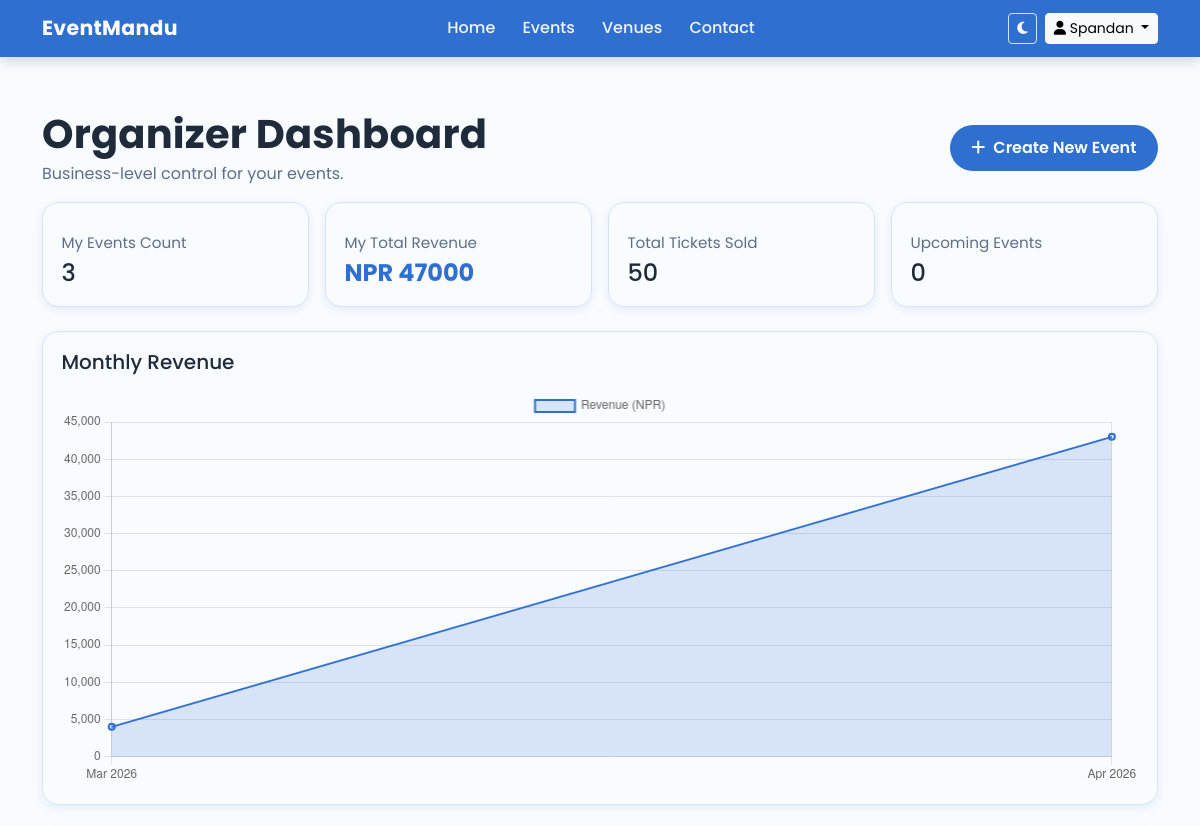
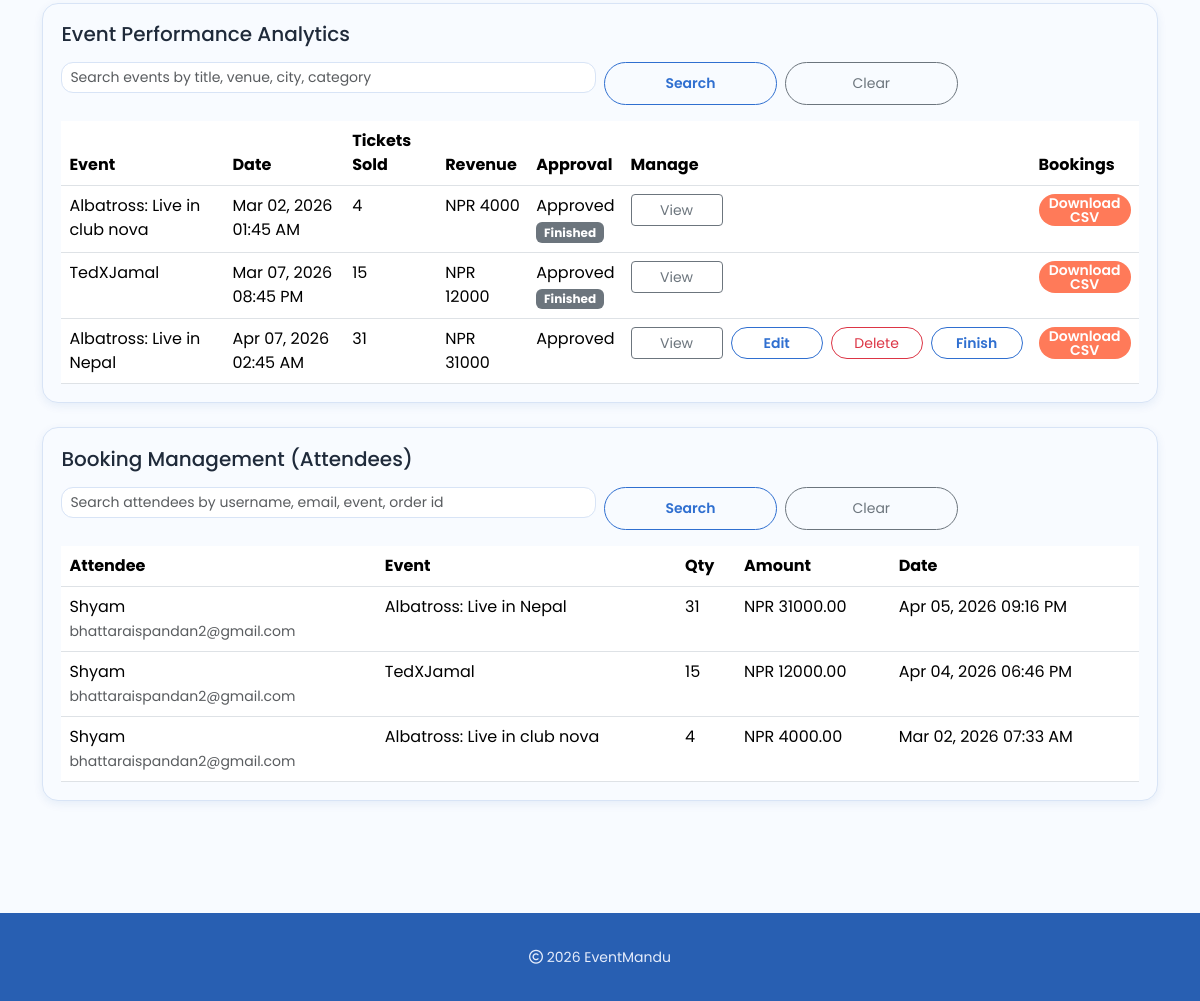
/dashboard/organizer/ (signed in), run on an earlier commit of the app's database (2 pictures, top to bottom).
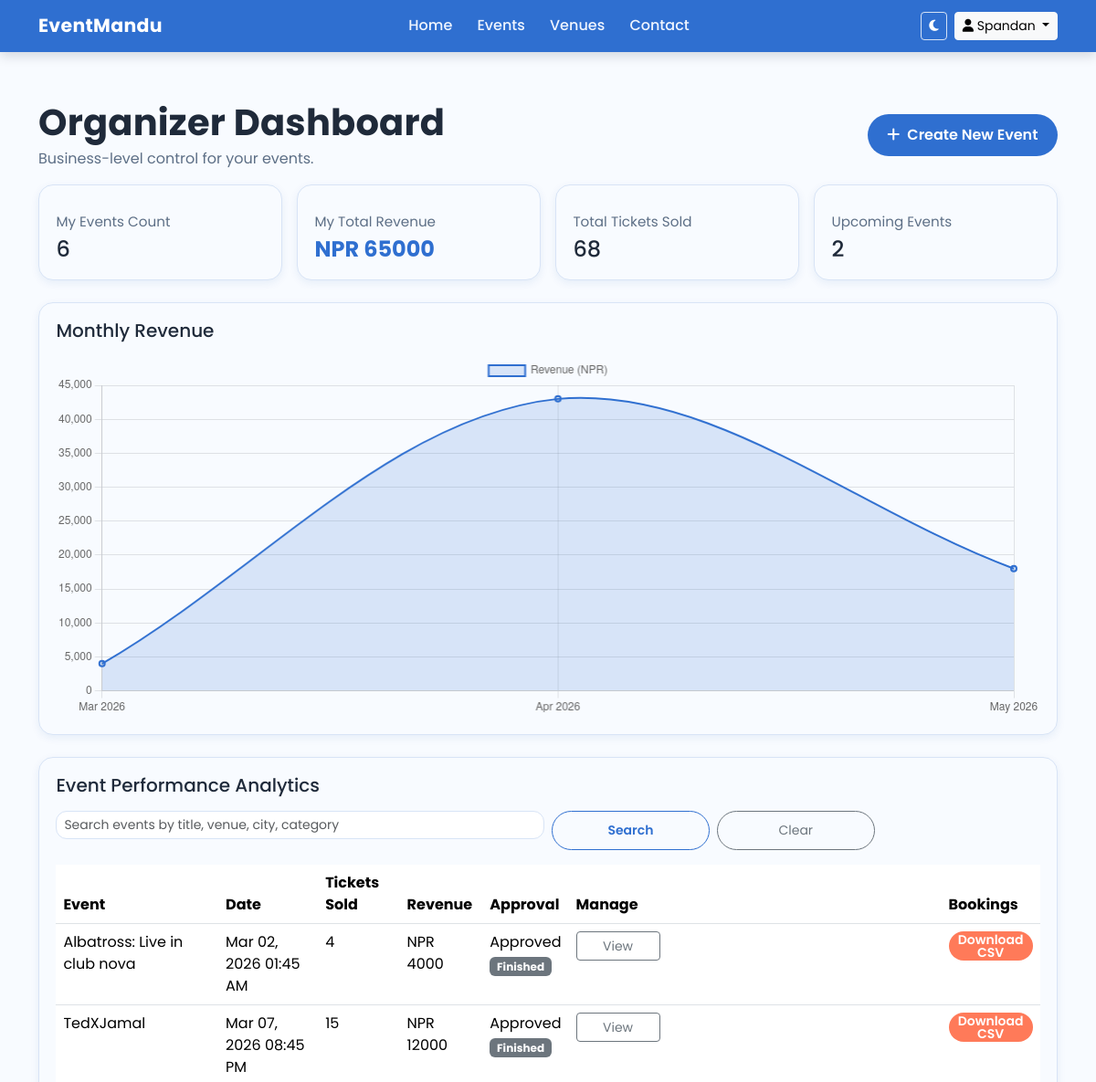
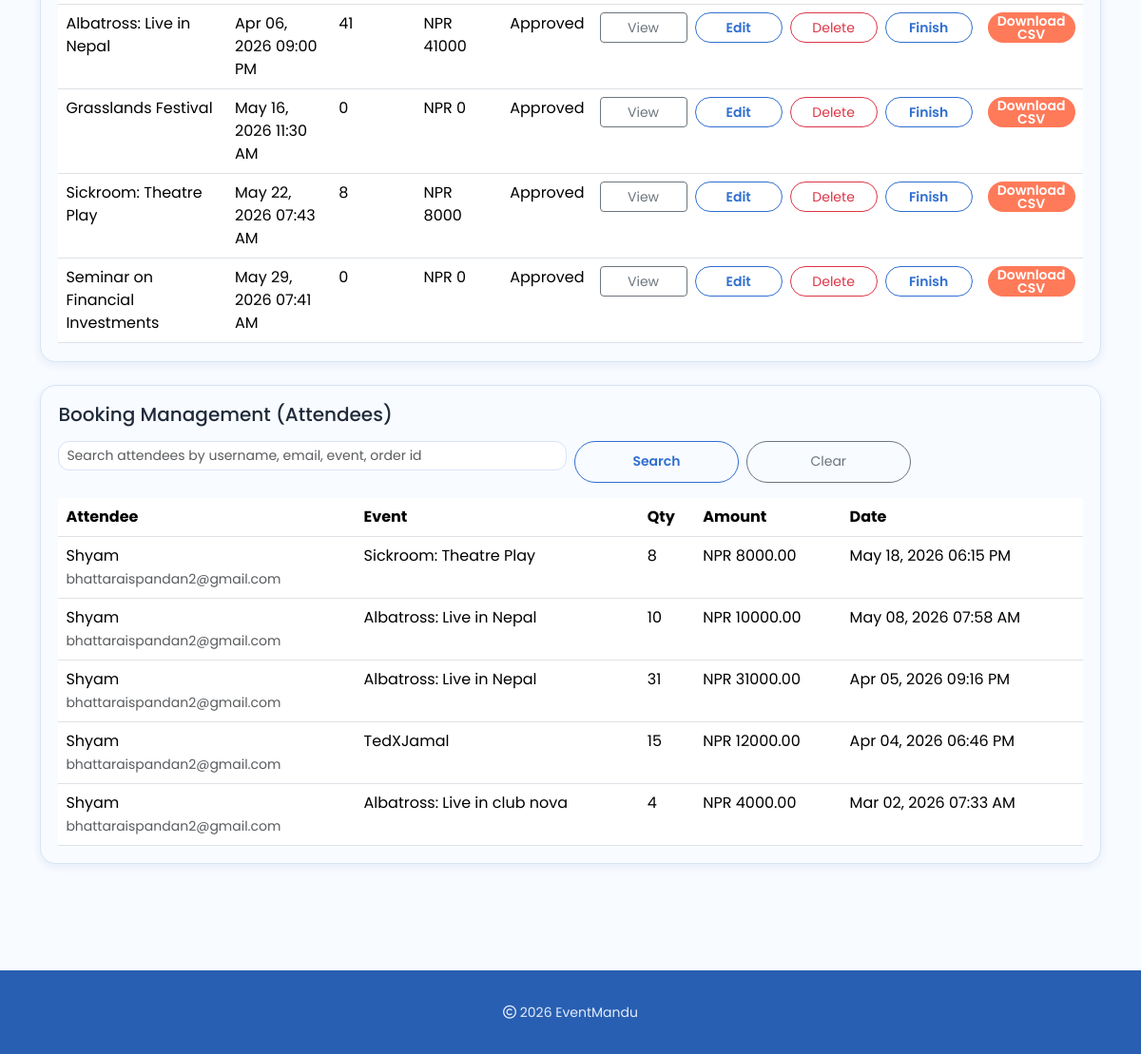
And on a later commit of the database (2 pictures, top to bottom).
### events/models.py (models this page shows, shortened)
class Event(models.Model):
    APPROVAL_PENDING = "pending"
    APPROVAL_APPROVED = "approved"
    APPROVAL_REJECTED = "rejected"
    APPROVAL_CHOICES = [
        (APPROVAL_PENDING, "Pending"),
        (APPROVAL_APPROVED, "Approved"),
        (APPROVAL_REJECTED, "Rejected"),
    ]
    title = models.CharField(max_length=200)
    description = models.TextField()
    organizer = models.ForeignKey(
        settings.AUTH_USER_MODEL,
        on_delete=models.SET_NULL,
        null=True,
        blank=True,
        related_name="organized_events",
    )
    venue = models.ForeignKey(Venue, on_delete=models.CASCADE)
    category = models.ForeignKey(Category, on_delete=models.CASCADE, null=True)
    start_date = models.DateTimeField()
    end_date = models.DateTimeField()
    price = models.DecimalField(max_digits=8, decimal_places=2)
    popularity = models.IntegerField(
        default=1,
        validators=[MinValueValidator(1), MaxValueValidator(5)],
    )  # 1-5 scale
    is_active = models.BooleanField(default=True)
    approval_status = models.CharField(
        max_length=20,
        choices=APPROVAL_CHOICES,
        default=APPROVAL_PENDING,
        db_index=True,
    )
    approved_by = models.ForeignKey(
        settings.AUTH_USER_MODEL,
        on_delete=models.SET_NULL,
        null=True,
        blank=True,
        related_name="approved_events",
    )
    approved_at = models.DateTimeField(null=True, blank=True)
    is_finished = models.BooleanField(default=False, db_index=True)
    finished_at = models.DateTimeField(null=True, blank=True)
    finished_by = models.ForeignKey(
        settings.AUTH_USER_MODEL,
        on_delete=models.SET_NULL,
        null=True,
        blank=True,
        related_name="finished_events",
    )
    image = models.ImageField(upload_to="events/", null=True, blank=True)
    class Meta:
        constraints = [
            models.CheckConstraint(
                condition=models.Q(popularity__gte=1, popularity__lte=5),
                name="event_popularity_1_5",
            )
        ]

class TicketPurchase(models.Model):
    STATUS_INITIATED = "initiated"
    STATUS_COMPLETED = "completed"
    STATUS_CANCELED = "canceled"
    STATUS_FAILED = "failed"
    STATUS_CHOICES = [
        (STATUS_INITIATED, "Initiated"),
        (STATUS_COMPLETED, "Completed"),
        (STATUS_CANCELED, "Canceled"),
        (STATUS_FAILED, "Failed"),
    ]
    user = models.ForeignKey("auth.User", on_delete=models.CASCADE, related_name="ticket_purchases")
    event = models.ForeignKey(Event, on_delete=models.CASCADE, related_name="ticket_purchases")
    quantity = models.PositiveIntegerField()
    total_amount = models.DecimalField(max_digits=10, decimal_places=2)
    status = models.CharField(max_length=20, choices=STATUS_CHOICES, default=STATUS_INITIATED)
    khalti_pidx = models.CharField(max_length=120, blank=True, null=True, db_index=True)
    khalti_txn_id = models.CharField(max_length=120, blank=True, null=True)
    purchase_order_id = models.CharField(max_length=120, unique=True)
    reservation_expires_at = models.DateTimeField(null=True, blank=True, db_index=True)
    created_at = models.DateTimeField(auto_now_add=True)

### events/views.py (the view, shortened to what this page needs)
# urls.py: path('dashboard/organizer/', views.organizer_dashboard, name='organizer_dashboard'),
@login_required
@role_required(UserRole.ROLE_ADMIN, UserRole.ROLE_ORGANIZER)
def organizer_dashboard(request):
    now = timezone.now()
    today = now.date()
    week_start = today - timedelta(days=6)
    base_events = Event.objects.select_related("venue", "category", "organizer")
    if get_user_role(request.user) != UserRole.ROLE_ADMIN:
        base_events = base_events.filter(organizer=request.user)
    purchases = TicketPurchase.objects.filter(
        status=TicketPurchase.STATUS_COMPLETED,
        event__in=base_events,
    )
    today_sales = purchases.filter(created_at__date=today).aggregate(total=Sum("total_amount")).get("total") or Decimal("0.00")
    weekly_sales = (
        purchases.filter(created_at__date__gte=week_start)
        .aggregate(total=Sum("total_amount"))
        .get("total")
        or Decimal("0.00")
    )
    my_events_count = base_events.count()
    my_total_revenue = purchases.aggregate(total=Sum("total_amount")).get("total") or Decimal("0.00")
    total_tickets_sold = purchases.aggregate(total=Sum("quantity")).get("total") or 0
    upcoming_events_count = base_events.filter(start_date__gte=now, is_active=True, is_finished=False).count()
    event_rows = (
        base_events.annotate(
            sold_tickets=Coalesce(
                Sum(
                    "ticket_purchases__quantity",
                    filter=Q(ticket_purchases__status=TicketPurchase.STATUS_COMPLETED),
                ),
                Value(0, output_field=IntegerField()),
            ),
            revenue=Coalesce(
                Sum(
                    "ticket_purchases__total_amount",
                    filter=Q(ticket_purchases__status=TicketPurchase.STATUS_COMPLETED),
                ),
                Value(
                    Decimal("0.00"),
                    output_field=DecimalField(max_digits=10, decimal_places=2),
                ),
            ),
        )
        .order_by("start_date")
    )
    event_query = request.GET.get("event_q", "").strip()
    event_paginator = Paginator(event_rows, 8)
    event_page_obj = event_paginator.get_page(request.GET.get("event_page"))
    monthly_raw = (
        purchases.annotate(month=TruncMonth("created_at"))
        .values("month")
        .annotate(total=Sum("total_amount"))
        .order_by("month")
    )
    monthly_labels = [row["month"].strftime("%b %Y") for row in monthly_raw if row.get("month")]
    monthly_revenue = [float(row["total"] or 0) for row in monthly_raw]
    attendee_rows = purchases.select_related("event", "user").order_by("-created_at")
    attendee_query = request.GET.get("attendee_q", "").strip()
    attendee_paginator = Paginator(attendee_rows, 12)
    attendee_page_obj = attendee_paginator.get_page(request.GET.get("attendee_page"))
    return render(
        request,
        "organizer_dashboard.html",
        {
            "events": event_page_obj,
            "my_events_count": my_events_count,
            "my_total_revenue": my_total_revenue,
            "today_sales": today_sales,
            "weekly_sales": weekly_sales,
            "total_tickets_sold": total_tickets_sold,
            "upcoming_events_count": upcoming_events_count,
            "monthly_labels": monthly_labels,
            "monthly_revenue": monthly_revenue,
            "monthly_labels_json": json.dumps(monthly_labels),
            "monthly_revenue_json": json.dumps(monthly_revenue),
            "attendees": attendee_page_obj,
            "event_q": event_query,
            "attendee_q": attendee_query,
        },
    )

### events/context_processors.py (called while the page is built)
def user_role(request):
    role = None
    if request.user.is_authenticated:
        role = get_user_role(request.user)
    return {"user_role": role}

### events/roles.py (called while the page is built)
def get_user_role(user):
    if not user.is_authenticated:
        return None
    if user.is_superuser:
        return UserRole.ROLE_ADMIN
    role_profile, _ = UserRole.objects.get_or_create(user=user)
    return role_profile.role

def has_any_role(user, *roles):
    role = get_user_role(user)
    return role in set(roles)

def role_required(*allowed_roles):
    def decorator(view_func):
        @wraps(view_func)
        def wrapped(request, *args, **kwargs):
            if not request.user.is_authenticated:
                return redirect("login")
            if not has_any_role(request.user, *allowed_roles):
                messages.error(request, "You do not have permission to access this page.")
                return redirect("home")
            return view_func(request, *args, **kwargs)
        return wrapped
    return decorator

### templates/organizer_dashboard.html (shortened to what the changed rows need)
{% load static %}
<!doctype html>
<html lang="en" data-bs-theme="light">
  <head>
    <link
      href="https://cdn.jsdelivr.net/npm/bootstrap@5.3.2/dist/css/bootstrap.min.css"
      rel="stylesheet"
    />
    <link
      rel="stylesheet"
      href="https://cdnjs.cloudflare.com/ajax/libs/font-awesome/6.5.2/css/all.min.css"
    />
    <link rel="stylesheet" href="{% static 'css/style.css' %}?v=20260228a" />
  </head>
  <body class="d-flex flex-column min-vh-100">
    <main class="section-space pt-4 flex-grow-1">
      <div class="container">
        <div class="d-flex justify-content-between align-items-center mb-3">
          <div>
            <h1 class="section-title mb-1">Organizer Dashboard</h1>
          </div>
        </div>
        <section class="row g-3 mb-4">
          <div class="col-lg-3 col-md-6">
            <div class="event-card">
              <p class="event-meta mb-1">My Events Count</p>
              <h4 class="mb-0">{{ my_events_count }}</h4>
            </div>
          </div>
          <div class="col-lg-3 col-md-6">
            <div class="event-card">
              <p class="event-meta mb-1">My Total Revenue</p>
              <h4 class="event-price mb-0">NPR {{ my_total_revenue }}</h4>
            </div>
          </div>
          <div class="col-lg-3 col-md-6">
            <div class="event-card">
              <p class="event-meta mb-1">Total Tickets Sold</p>
              <h4 class="mb-0">{{ total_tickets_sold }}</h4>
            </div>
          </div>
          <div class="col-lg-3 col-md-6">
            <div class="event-card">
              <p class="event-meta mb-1">Upcoming Events</p>
              <h4 class="mb-0">{{ upcoming_events_count }}</h4>
            </div>
          </div>
        </section>
        <section class="event-card mb-4">
          <h5 class="mb-3">Monthly Revenue</h5>
          <canvas id="monthlyRevenueChart" height="110"></canvas>
        </section>
        <section class="event-card mb-4">
          <div class="table-responsive">
            <table class="table mb-0">
              <thead>
                <tr>
                  <th>Event</th>
                  <th>Date</th>
                  <th>Tickets Sold</th>
                  <th>Revenue</th>
                  <th>Approval</th>
                  <th>Manage</th>
                  <th>Bookings</th>
                </tr>
              </thead>
              <tbody>
                {% for event in events %}
                <tr>
                  <td>{{ event.title }}</td>
                  <td>{{ event.start_date|date:"M d, Y h:i A" }}</td>
                  <td>{{ event.sold_tickets }}</td>
                  <td>NPR {{ event.revenue }}</td>
                  <td>
                    {{ event.approval_status|title }}
                    {% if event.is_finished %}
                    <br><span class="badge text-bg-secondary mt-1">Finished</span>
                    {% endif %}
                  </td>
                  <td>
                    <div class="d-flex gap-2">
                      <a
                        href="{% url 'event_detail' event.id %}"
                        class="btn btn-outline-secondary btn-sm dashboard-action-btn dashboard-manage-btn"
                        >View</a
                      >
                      {% if not event.is_finished %}
                      <a
                        href="{% url 'organizer_event_edit' event.id %}"
                        class="btn btn-outline-brand btn-sm dashboard-action-btn dashboard-manage-btn"
                        >Edit</a
                      >
                      <form
                        method="post"
                        action="{% url 'organizer_event_delete' event.id %}"
                        onsubmit="return confirm('Delete this event?');"
                      >
                        <button
                          type="submit"
                          class="btn btn-outline-danger btn-sm rounded-pill dashboard-action-btn dashboard-manage-btn"
                        >
                          Delete
                        </button>
                      </form>
                      {% endif %}
                      {% if not event.is_finished and event.approval_status == "approved" %}
                      {% if user_role == "admin" or event.organizer_id == user.id %}
                      <form
                        method="post"
                        action="{% url 'admin_event_finish_action' event.id %}"
                        onsubmit="return confirm('Mark this event as finished? It will be hidden from public event listings.');"
                      >
                        <button
                          type="submit"
                          class="btn btn-outline-brand btn-sm rounded-pill dashboard-action-btn dashboard-manage-btn"
                        >
                          Finish
                        </button>
                      </form>
                      {% endif %}
                      {% endif %}
                    </div>
                  </td>
                  <td>
                    <a
                      href="{% url 'organizer_event_attendees_csv' event.id %}"
                      class="btn btn-accent-brand btn-sm dashboard-action-btn dashboard-manage-btn"
                      >Download CSV</a
                    >
                  </td>
                </tr>
                {% empty %}
                <tr>
                  <td colspan="7" class="text-center">No events available.</td>
                </tr>
                {% endfor %}
              </tbody>
            </table>
          </div>
        </section>
        <section class="event-card mb-4">
          <div class="table-responsive">
            <table class="table mb-0">
              <thead>
                <tr>
                  <th>Attendee</th>
                  <th>Event</th>
                  <th>Qty</th>
                  <th>Amount</th>
                  <th>Date</th>
                </tr>
              </thead>
              <tbody>
                {% for purchase in attendees %}
                <tr>
                  <td>
                    {{ purchase.user.username }}<br /><small class="text-muted"
                      >{{ purchase.user.email }}</small
                    >
                  </td>
                  <td>{{ purchase.event.title }}</td>
                  <td>{{ purchase.quantity }}</td>
                  <td>NPR {{ purchase.total_amount }}</td>
                  <td>{{ purchase.created_at|date:"M d, Y h:i A" }}</td>
                </tr>
                {% empty %}
                <tr>
                  <td colspan="5" class="text-center">
                    No attendee bookings yet.
                  </td>
                </tr>
                {% endfor %}
              </tbody>
            </table>
          </div>
        </section>
      </div>
    </main>
    <script>
      (function () {
        const root = document.documentElement;
        const toggle = document.getElementById("themeToggle");
        const saved = localStorage.getItem("eventmandu-theme");
        if (saved) {
          root.setAttribute("data-bs-theme", saved);
        }
        if (toggle) {
          toggle.addEventListener("click", function () {
            const current = root.getAttribute("data-bs-theme") === "dark" ? "dark" : "light";
            const next = current === "dark" ? "light" : "dark";
            root.setAttribute("data-bs-theme", next);
            localStorage.setItem("eventmandu-theme", next);
          });
        }
        const labels = {{ monthly_labels_json|safe }};
        const revenue = {{ monthly_revenue_json|safe }};
        const canvas = document.getElementById("monthlyRevenueChart");
        if (canvas && labels.length) {
          const chartColor = getComputedStyle(document.documentElement).getPropertyValue('--primary').trim() || '#2f6fd0';
          new Chart(canvas, {
            type: 'line',
            data: {
              labels: labels,
              datasets: [{
                label: 'Revenue (NPR)',
                data: revenue,
                borderColor: chartColor,
                backgroundColor: 'rgba(47, 111, 208, 0.16)',
                borderWidth: 2,
                fill: true,
                tension: 0.35
              }]
            },
            options: {
              responsive: true,
              plugins: { legend: { display: true } },
              scales: {
                y: { beginAtZero: true }
              }
            }
          });
        }
      })();
    </script>
  </body>
</html>

What changed in the data, as far as the page shows it:
changed Event "Albatross: Live in Nepal": start_date "Apr 07, 2026 02:45 AM" → "Apr 06, 2026 09:00 PM"; sold_tickets "31" → "41"; revenue "31000" → "41000"
added Event: title "Grasslands Festival", start_date "May 16, 2026 11:30 AM", sold_tickets "0", revenue "0", approval_status "Approved", is_finished "Edit"
added Event: title "Sickroom: Theatre Play", start_date "May 22, 2026 07:43 AM", sold_tickets "8", revenue "8000", approval_status "Approved", is_finished "Edit"
added Event: title "Seminar on Financial Investments", start_date "May 29, 2026 07:41 AM", sold_tickets "0", revenue "0", approval_status "Approved", is_finished "Edit"
added TicketPurchase: user.username "Shyam", user.email "bhattaraispandan2@gmail.com", event "Sickroom: Theatre Play", quantity "8", total_amount "8000.00", created_at "May 18, 2026 06:15 PM"
added TicketPurchase: user.username "Shyam", user.email "bhattaraispandan2@gmail.com", event "Albatross: Live in Nepal", quantity "10", total_amount "10000.00", created_at "May 08, 2026 07:58 AM"
Also different on the page:
{{ my_events_count }}: "3" → "6"
{{ my_total_revenue }}: "47000" → "65000"
{{ total_tickets_sold }}: "50" → "68"
{{ upcoming_events_count }}: "0" → "2"
chart data {{ monthly_revenue_json|safe }}: [4000.0, 43000.0] → [4000.0, 43000.0, 18000.0]
